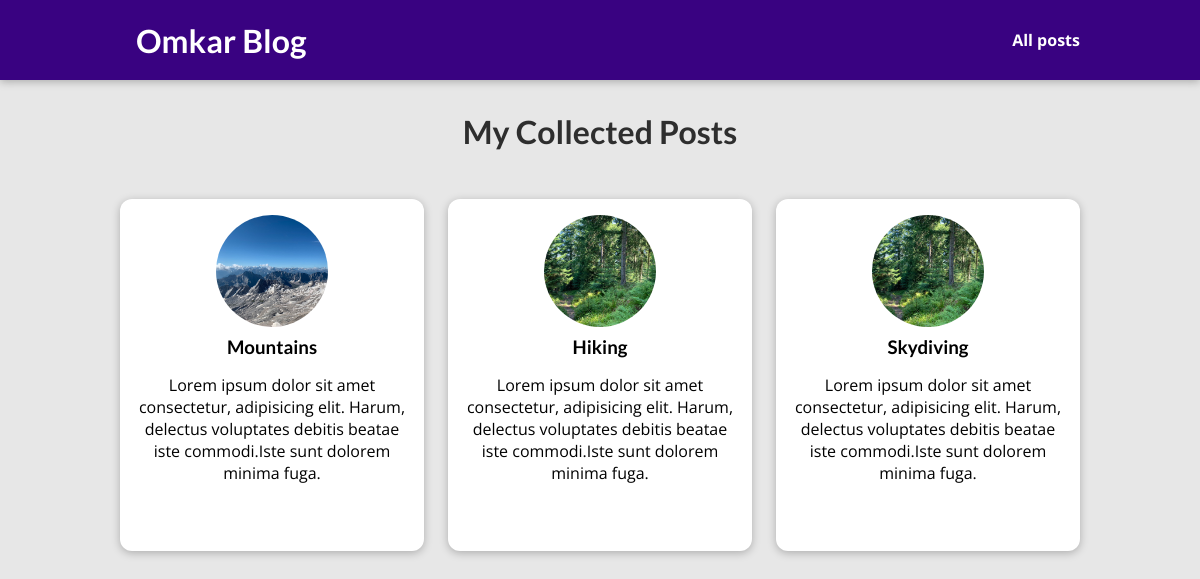
The page /posts on the database its author committed.
### blog/models.py (models this page shows, shortened)
class Post(models.Model):
    title = models.CharField(max_length=50)
    excert = models.CharField(max_length=200)
    image = models.ImageField(upload_to="posts", null=True)
    date = models.DateField(auto_now=True)
    slug = models.SlugField(unique=True)
    content = models.TextField(validators=[MinLengthValidator(10)])
    author = models.ForeignKey(Author,on_delete=models.CASCADE)
    tags = models.ManyToManyField(Tag)

### blog/views.py (the view)
# urls.py: path("posts",views.AllPostsView.as_view(), name="posts-page"),
class AllPostsView(ListView):
    template_name = "blog/all-posts.html"
    model = Post
    ordering=["-date"]
    context_object_name="all_posts"

### blog/templates/blog/all-posts.html (shortened to what this page needs)
{% extends 'base.html' %}
{% load static %}
{% block css_files%}
<link rel="stylesheet" href="{% static "blog/post.css"%}">
<link rel="stylesheet" href="{% static "blog/all-posts.css" %}">
{% endblock %}
{% block content %}
<section id="all-posts">
    <h2>My Collected Posts</h2>
    <ul>
        {% for post in all_posts %}
            {% include "blog/includes/post.html" %}
        {% endfor %}
    </ul>
</section>
{% endblock %}

### blog/templates/blog/includes/post.html
{% load static %}
<li>
    <article class="post">
        <a href="{% url 'post-detail-page' post.slug %}">
            <img src="{{post.image.url}}" alt="{{ post.title }}">
            <div class="post__content">
                <h3>{{ post.title }}</h3>
                <p>{{ post.excert}}</p>
            </div>
        </a>
    </article>
</li>

### static/app.css (style rules this page uses)
* { box-sizing: border-box; }
html { font-family: 'Open Sans', 'Lato', sans-serif; }
body { margin: 0; }
h1, h2, h3 { font-family: 'Lato', sans-serif; font-weight: bold; }

### blog/static/blog/post.css (style rules this page uses)
.post { display: flex; flex-direction: column; align-items: center; text-align: center; }
.post a { text-decoration: none; color: black; transition: all 0.2s ease; padding: 1rem; }
.post img { width: 5rem; height: 5rem; object-fit: cover; border-radius: 50%; }
.post h3 { margin: 0.25rem 0; }

### blog/static/blog/all-posts.css (style rules this page uses)
body { background-color: #e7e7e7; }
#all-posts { margin: 7rem auto; width: 90%; max-width: 60rem; }
#all-posts h2 { text-align: center; font-size: 2rem; color: #2e2e2e; margin: 3rem 0; }
ul { list-style: none; margin: 0; padding: 0; display: grid; grid-template-columns: repeat(auto-fill, minmax(17rem, 1fr)); gap: 1.5rem; }
.post img { width: 7rem; height: 7rem; }
.post a { height: 22rem; transform-origin: center; box-shadow: 0 2px 8px rgba(0, 0, 0, 0.25); border-radius: 12px; background-color: white; }

### rows shown on the page
Post: image (picture), title "Mountains", excert "Lorem ipsum dolor sit amet consectetur, adipisicing elit. Harum, delectus voluptates debitis beatae iste commodi.Iste sunt dolorem minima fuga."
Post: image (picture), title "Hiking", excert "Lorem ipsum dolor sit amet consectetur, adipisicing elit. Harum, delectus voluptates debitis beatae iste commodi.Iste sunt dolorem minima fuga."
Post: image (picture), title "Skydiving", excert "Lorem ipsum dolor sit amet consectetur, adipisicing elit. Harum, delectus voluptates debitis beatae iste commodi.Iste sunt dolorem minima fuga."
